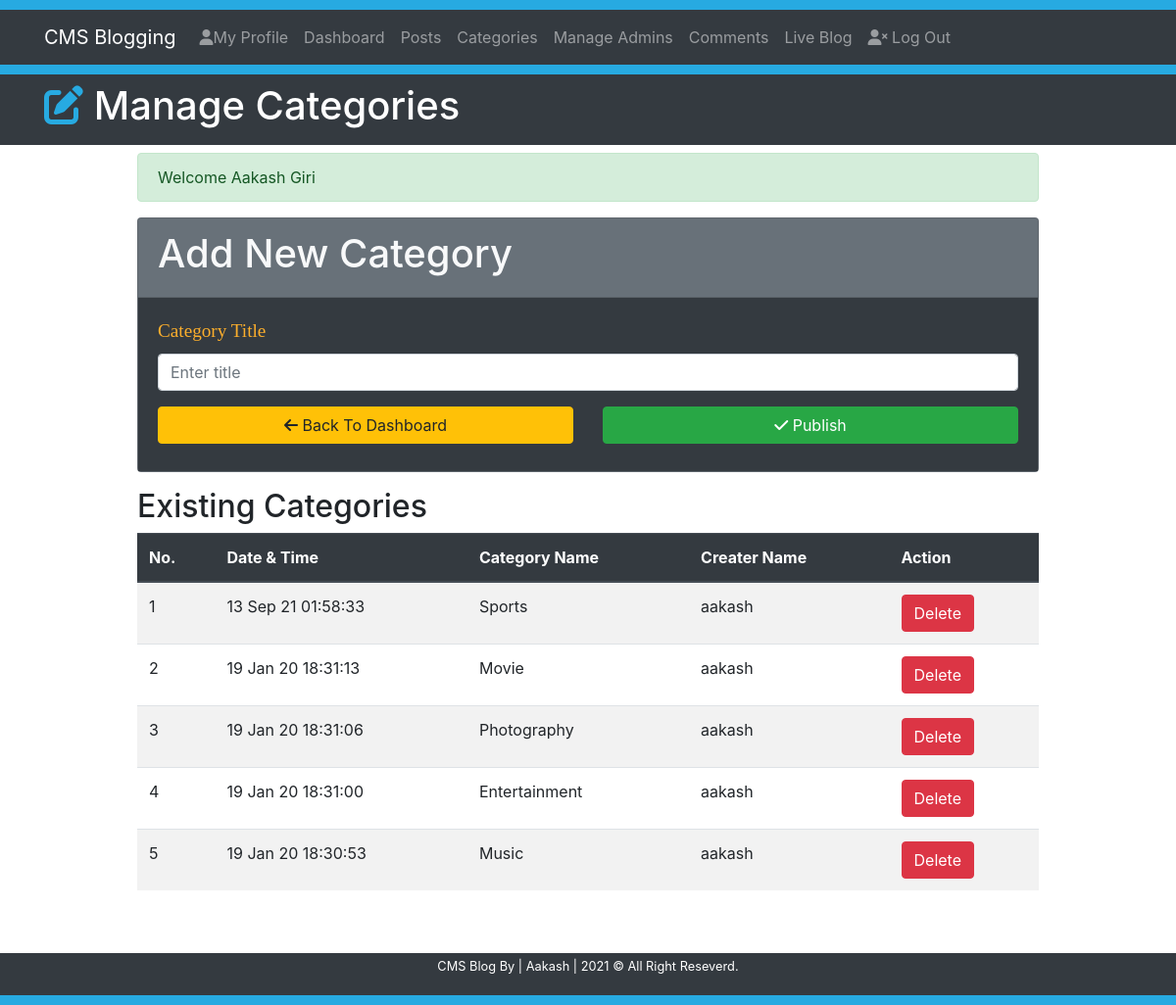
Screenshot of /categories.php (signed in) with the database file from the repository.
### tables this page shows
CREATE TABLE `category` (
  `id` int(11) NOT NULL,
  `title` varchar(20) NOT NULL,
  `author` varchar(50) NOT NULL,
  `datetime` varchar(20) NOT NULL
);

### Includes/functions.php (called while the page is built, shortened)
<?php
    $serverName = BASE_PATH;
    $cssBaseURL = $serverName.'/css';
?>

### categories.php (the view, shortened to what this page needs)
<?php
    require 'Includes/functions.php';
    require 'Includes/sessions.php';
?>
<!DOCTYPE html>
<html lang="en">
<head>
    <link rel="stylesheet" href="https://pro.fontawesome.com/releases/v5.10.0/css/all.css"/>
    <link rel="stylesheet" href="https://stackpath.bootstrapcdn.com/bootstrap/4.4.1/css/bootstrap.min.css">
    <link rel="stylesheet" href="<?= $cssBaseURL ?>/style.css">
</head>
<body>
    <div style="height: 10px; background-color: #27aae1;"></div>
    <nav class="navbar navbar-expand-lg navbar-dark bg-dark">
        <div class="container">
            <a href="<?= $serverName; ?>/index" class="navbar-brand">CMS Blogging</a>
            <div class="collapse navbar-collapse" id="navbarcollapseCMS">
                <ul class="navbar-nav">
                    <li class="nav-item">
                        <a href="<?= $serverName; ?>/myprofile" class="nav-link"> <i class='fas fa-user'></i>My Profile</a>
                    </li>
                    <li class="nav-item">
                        <a href="<?= $serverName; ?>/dashboard?page=1" class="nav-link">Dashboard</a>
                    </li>
                    <li class="nav-item">
                        <a href="<?= $serverName; ?>/posts?page=1" class="nav-link">Posts</a>
                    </li>
                    <li class="nav-item">
                        <a href="<?= $serverName; ?>/categories?page=1" class="nav-link">Categories</a>
                    </li>
                    <?php if($_SESSION['permission'] == 'Superuser'){ ?>
                    <li class="nav-item">
                        <a href="<?= $serverName; ?>/admin" class="nav-link">Manage Admins</a>
                    </li>
                    <?php } ?>
                    <?php if($_SESSION['permission'] != 'User'){ ?>
                    <li class="nav-item">
                        <a href="<?= $serverName; ?>/comments" class="nav-link">Comments</a>
                    </li>
                    <?php } ?>
                    <li class="nav-item">
                        <a href="<?= $serverName; ?>/blog/1" class="nav-link">Live Blog</a>
                    </li>
                </ul>
                <ul class="navbar-nav">
                    <li class="nav-item">
                        <a href="<?= $serverName; ?>/logout" class="nav-link"><i class='fas fa-user-times'></i> Log Out</a>
                    </li>
                </ul>
            </div>
        </div>
    </nav>
    <div style="height: 10px; background-color: #27aae1;"></div>
    <header class='bg-dark text-white py-2'>
        <div class="container">
            <div class="row">
                <div class="col-md-12">
                    <h1><i class='fas fa-edit' style="color: #27aae1;"></i>  Manage Categories</h1>
                </div>
            </div>
        </div>
    </header>
    <section class="container py-2 mb-4">
        <div class="row">
            <div class="offset-lg-1 col-lg-10" style="min-height: 400px;">
            <?php echo ErrorMessage(); echo SuccessMessage(); ?>
                <form action="<?= $serverName; ?>/categories" method='post'>
                    <div class="card bg-secondary text-light mb-3">
                        <div class="card-header">
                            <h1>Add New Category</h1>
                        </div>
                        <div class="card-body bg-dark">
                            <div class="form-group">
                                <label for="title"><span class="fieldInfo">Category Title</span></label>
                                <input type="text" name='categoryTitle' class="form-control" id='title' placeholder='Enter title'>
                            </div>
                            <div class="row">
                                <div class="col-lg-6 mb-2">
                                    <a href="<?= $serverName; ?>/dashboard" class='btn btn-warning btn-block'><i class='fas fa-arrow-left'></i> Back To Dashboard</a>
                                </div>
                                <div class="col-lg-6 mb-2">
                                    <button class='btn btn-success btn-block' type='submit' name='submit'><i class='fas fa-check'></i> Publish</button>
                                </div>
                            </div>
                        </div>
                    </div>
                </form>
                <h2>Existing Categories</h2>
                <table class="table table-striped table-hover">
                    <thead class="thead-dark">
                        <tr>
                            <th>No.</th>
                            <th>Date & Time</th>
                            <th>Category Name</th>
                            <th>Creater Name</th>
                            <?php if($_SESSION['permission'] != 'User'){ ?>
                            <th>Action</th>
                            <?php } ?>
                        </tr>
                    </thead>
                    <tbody>
                    <?php
                        $showPostFrom = 0;
                        $sql = "SELECT * FROM category ORDER BY id DESC LIMIT $showPostFrom,5";
                        $result = mysqli_query($conn, $sql);
                        $sr = $showPostFrom;
                        if (mysqli_num_rows($result) > 0){
                            while($row = mysqli_fetch_assoc($result)) {
                                $sr++;
                                $CategorytId = $row['id'];
                                $DateTime = $row['datetime'];
                                $CategoryName = $row['title'];
                                $CreaterName = $row['author'];
                    ?>
                        <tr>
                            <td><?= $sr; ?></td>
                            <td><?= $DateTime; ?></td>
                            <td><?= $CategoryName; ?></td>
                            <td><?= $CreaterName; ?></td>
                            <?php if($_SESSION['permission'] != 'User'){ ?>
                            <td><a class="btn btn-danger" href="<?= $serverName; ?>/deletecategory?id=<?= $CategorytId; ?>">Delete</a></td>
                            <?php } ?>
                        </tr>
                    <?php
                            }
                        }else{
                            echo "<tr colspan='4' class='text-danger text-center'><td>No Category Available</td></tr>";
                        }
                    ?>
                    </tbody>
                </table>
            </div>
        </div>
    </section>
    <footer class="bg-dark text-white py-1">
        <div class="container">
            <div class="row">
                <div class="col">
                    <p class="lead text-center small">CMS Blog By | Aakash | <span id='year'></span> &copy; All Right Reseverd.</p>
                </div>
            </div>
        </div>
    </footer>
    <div style="height: 10px; background-color: #27aae1;"></div>
</body>
</html>

### Css/style.css (style rules this page uses)
.fieldInfo { color: rgb(251,174,44); font-family: Biiter, Georgia, 'Times New Roman', Times, serif; font-size: 1.2em; }

### rows the page displays
category: datetime "13 Sep 21 01:58:33", title "Sports", author "aakash"
category: datetime "19 Jan 20 18:31:13", title "Movie", author "aakash"
category: datetime "19 Jan 20 18:31:06", title "Photography", author "aakash"
category: datetime "19 Jan 20 18:31:00", title "Entertainment", author "aakash"
category: datetime "19 Jan 20 18:30:53", title "Music", author "aakash"

### other values shown
SuccessMessage() "Welcome Aakash Giri"
